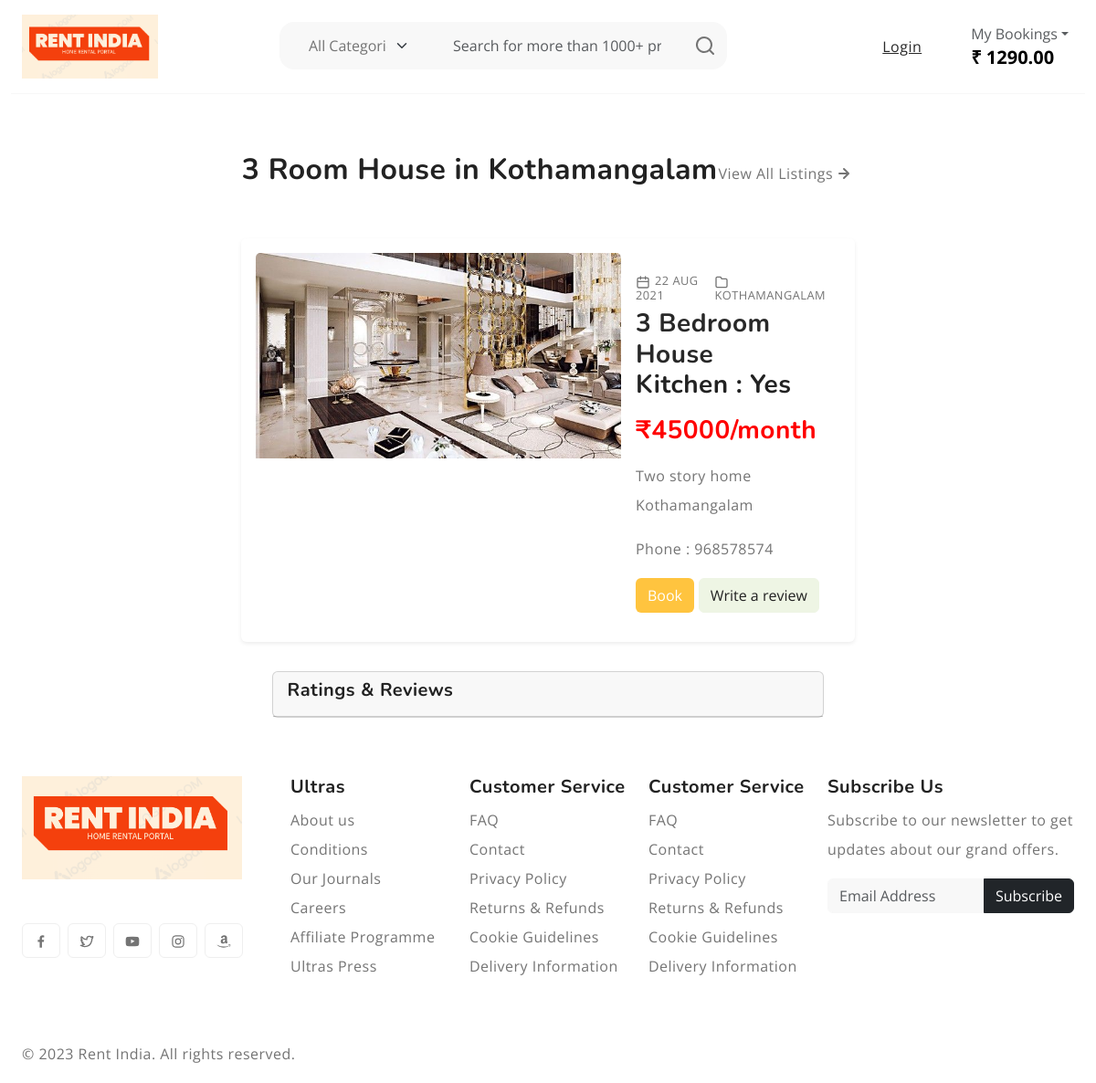
Page /SingleProduct/11/ on the earlier database version.
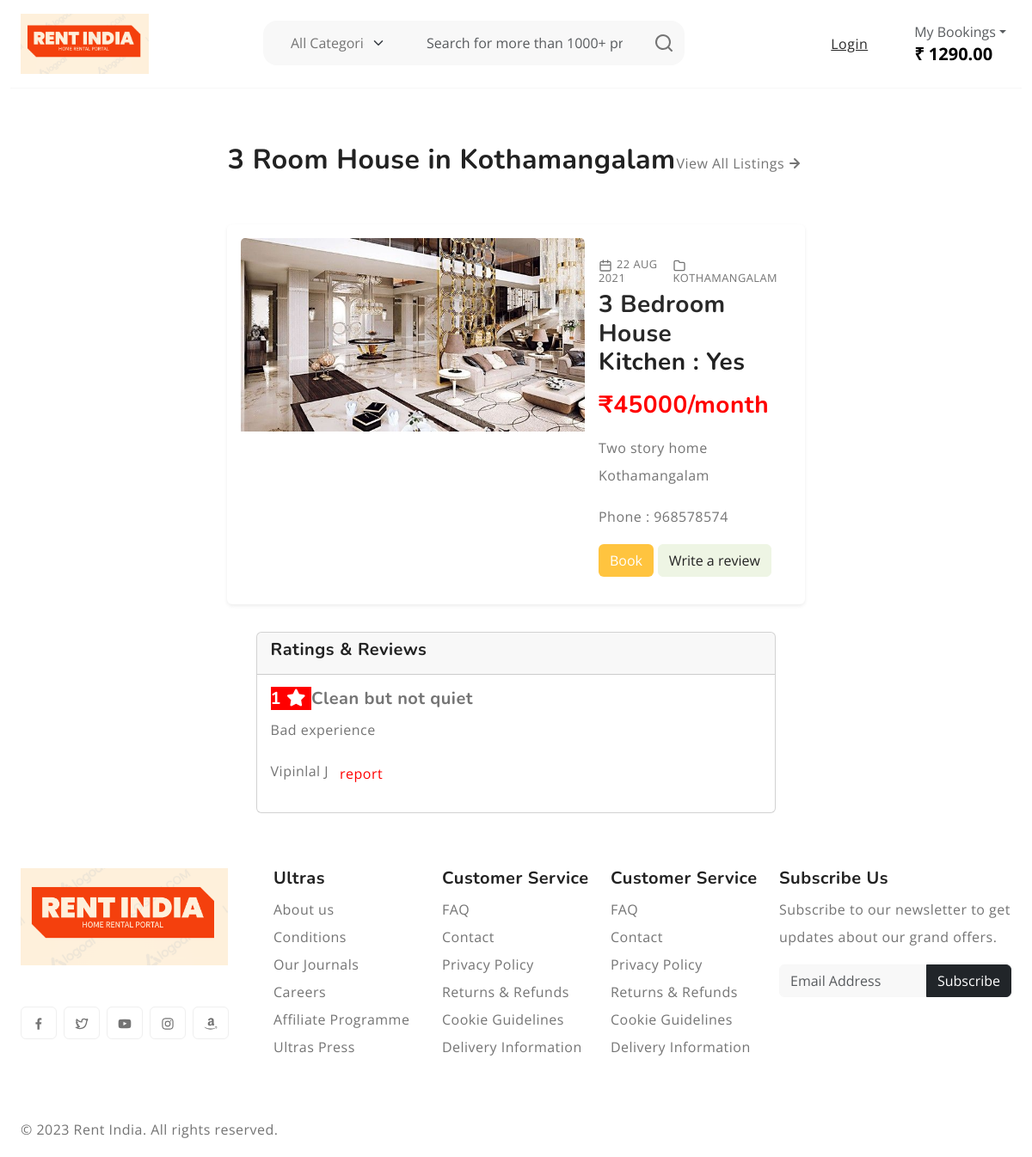
Same page on the later database version.
### Client/models.py (models this page shows)
class ReviewDB(models.Model):
    Rating = models.IntegerField(null=True, blank=True)
    Title = models.CharField(max_length=100, null=True, blank=True)
    Review = models.CharField(max_length=1000, null=True, blank=True)
    Image = models.ImageField(null=True, blank=True)
    AdID = models.CharField(max_length=50)
    ClientName = models.CharField(max_length=50, null=True, blank=True)
    Email = models.CharField(max_length=50, null=True, blank=True)
    UserName = models.CharField(max_length=25, null=True, blank=True)
    Color = models.CharField(max_length=10, null=True, blank=True)

### Client/views.py (the view)
# urls.py: path('SingleProduct/<int:pro_id>/', views.SingleProduct, name="SingleProduct"),
def SingleProduct(request, pro_id):
    data = PostDB.objects.get(id=pro_id)
    categories = CategoryDB.objects.all()
    rating = ReviewDB.objects.filter(AdID=pro_id)
    ratings = ReviewDB.objects.filter(AdID=pro_id)
    rating_color=[]
    for rate in ratings:
        if rate.Rating in [4, 5]:
            color = "green"
        elif rate.Rating in [2, 3]:
            color = "yellow"
        else:
            color = "red"
        rating_color.append(
            {"color": color}
        )
    return render(request, "singleproduct.html", {'data':data, 'rating':rating, 'ratings':rating_color})

### Client/templates/singleproduct.html (shortened to what this page needs)
<!doctype html>
{% extends 'client_index.html' %}
{% block content %}
<html lang="en">
<head>
  <link rel="stylesheet" href="https://cdnjs.cloudflare.com/ajax/libs/font-awesome/6.4.2/css/all.min.css">
</head>
<body>
<div style="width:60%; margin:auto">
    <section id="latest-blog" class="py-3">
      <div class="container-fluid">
        <div class="row" style="display:flex">
          <div class="section-header d-flex align-items-center justify-content-between my-5">
            <p>            </p><h2 class="section-title">{{data.Rooms}} Room {{data.Category}} in {{data.City}}</h2>
            <div class="btn-wrap align-right">
              <a href="{% url 'client_home' %}" class="d-flex align-items-center nav-link">View All Listings <svg width="24" height="24"><use xlink:href="#arrow-right"></use></svg></a>
            </div>
          </div>
        </div>
        <div  >
          <div>
            <article class="post-item card border-0 shadow-sm p-3" style="display:flex">
              <div class="image-holder zoom-effect" style="display:flex">
                <div>
                <a href="#">
                  <img src="{{data.Image.url}}" alt="post" class="card-img-top" style="width:400px; height:auto">
                </a>
                  </div>
                <div>
              <div class="card-body">
                <div class="post-meta d-flex text-uppercase gap-3 my-2 align-items-center">
                  <div class="meta-date"><svg width="16" height="16"><use xlink:href="#calendar"></use></svg>22 Aug 2021</div>
                  <div class="meta-categories"><svg width="16" height="16"><use xlink:href="#category"></use></svg>
                    {{data.City}}</div>
                </div>
                <div class="post-header">
                  <h3 class="post-title">
                    <a href="#" class="text-decoration-none">{{ data.Rooms }} Bedroom  {{data.Category}}</a>
                    <p >Kitchen : {{data.Kitchen}}<br>
                      <p style="color:red">₹{{data.Rent}}/month</p>
                    </p>
                  </h3>
                  <p>{{ data.Information }}  {{data.City}}</p>
                  <p>Phone : {{data.Mobile}}</p>
                  <a href="{% url 'booking' pro_id=data.id %}"><button type="submit" class="btn btn-primary">Book</button></a>
                  <a href="{% url 'review' pro_id=data.id %}"><button type="submit" class="btn btn-success">Write a review</button></a>
                </div>
              </div>
                </div>
              </div>
            </article>
          </div>
          <div style=" width:100%; border-radius:10px">
            <br>
            <div style="background-color:white; width:90%; border-radius:10px; margin:auto">
              <div class="card">
  <div class="card-header">
    <h5>Ratings & Reviews</h5>
  </div>
                {% for r in rating %}
  <div class="card-body">
    <h5 class="card-title"><span class="rating-badge" style="background-color:{{r.Color}}; color: white;">
        {{r.Rating}} <i class="fas fa-star"></i>
    </span>
    <span class="review-text">{{r.Title}}</span></h5>
    <p class="card-text">{{r.Review}}</p>
    <div style="display:flex"><p>{{r.ClientName}}    </p><p>   </p><a href="#" class="btn " style="color:red">report</a></div>
  </div>
                {% endfor %}
</div>
            </div>
          </div>
        </div>
      </div>
    </section>
</div>
</body>
</html>
{% endblock %}

Differences in the rows shown:
added ReviewDB: Rating "1", Title "Clean but not quiet", Review "Bad experience", ClientName "Vipinlal J"
